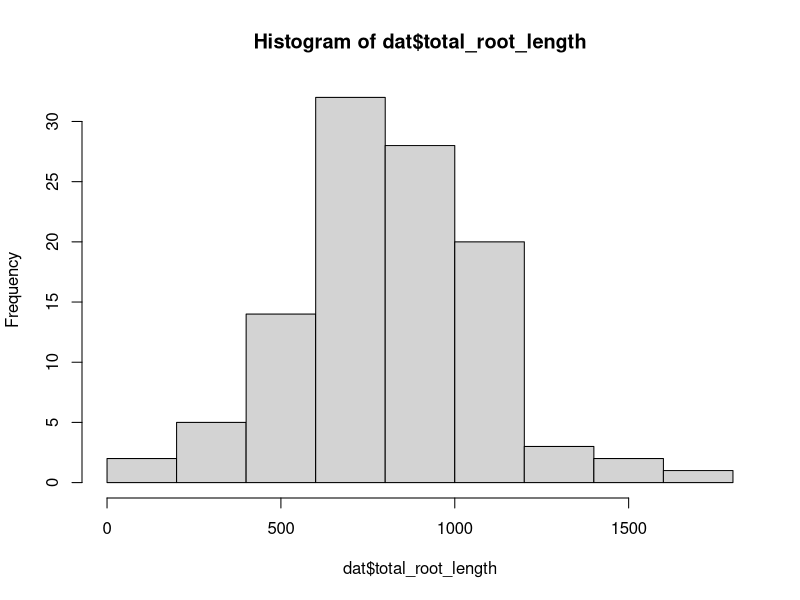
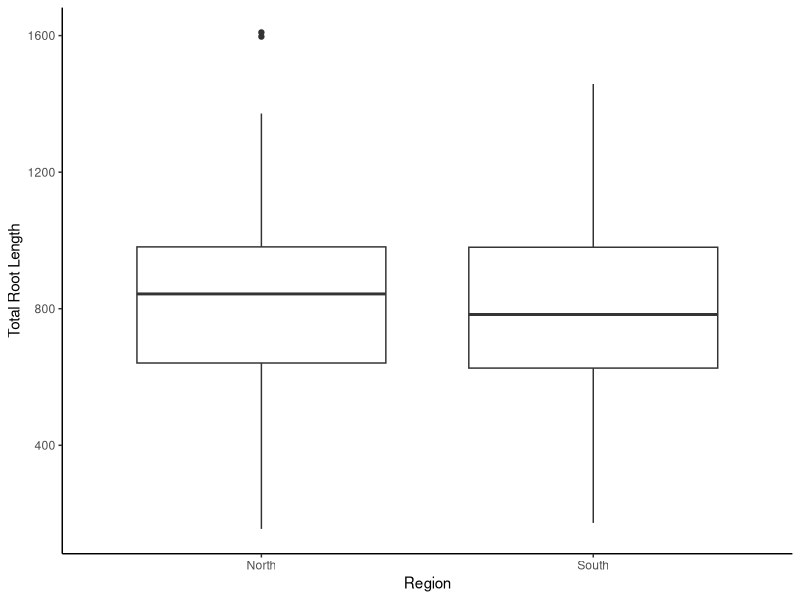
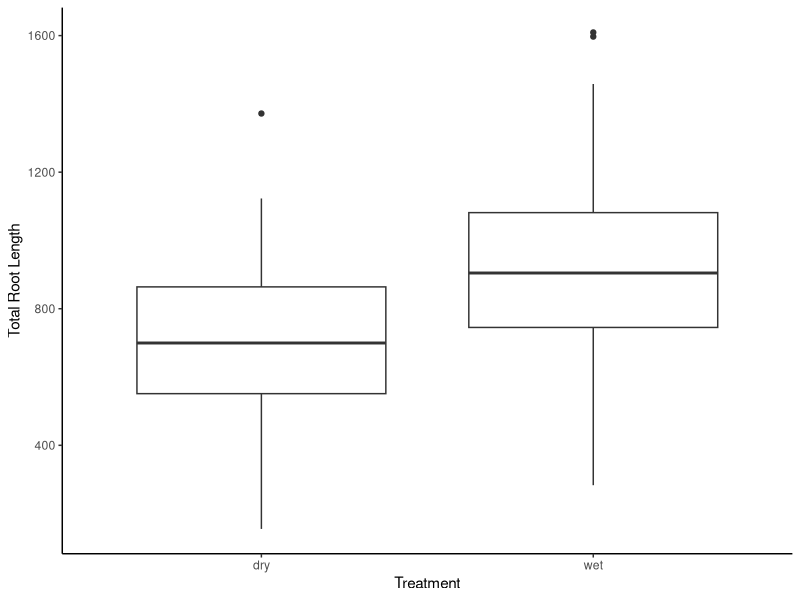
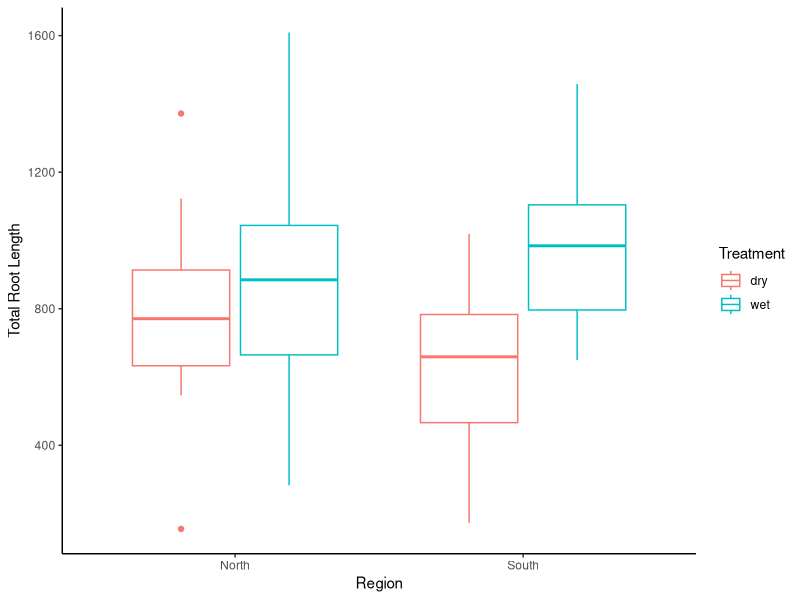

These figures' R source, in order:
### Root Study R-Script - Angert Lab
### Directed Studies by Rylan McCallum
### Simplified for Biol 300 2-way ANOVA

### load in packages 
library(tidyverse)
library(ggplot2)

### load in csv with raw data
dat <- read.csv("RootData_Biol300.csv")

### Histogram displaying raw data
hist(dat$total_root_length)

#### Exploratory graphing ##########################

### Total Root length X Region
p1 <- ggplot(data=dat, aes(x=Region, y=total_root_length)) +
  geom_boxplot() + xlab("Region") + ylab("Total Root Length")
p1 + theme_classic()

### Total Root length X Treatment 
p2 <- ggplot(data=dat, aes(x=Treatment, y=total_root_length)) +
  geom_boxplot() + xlab("Treatment") + ylab("Total Root Length")
p2 + theme_classic()

### Do regions differ in plasticity across treatments?
p3 <- ggplot(data=dat, aes(x=Region, y=total_root_length, color=Treatment)) +
  geom_boxplot() + xlab("Region") + ylab("Total Root Length")
p3 + theme_classic()

#### Analysis of variance
mod.2way <- lm(total_root_length ~ Region*Treatment, data=dat)
summary(mod.2way)

